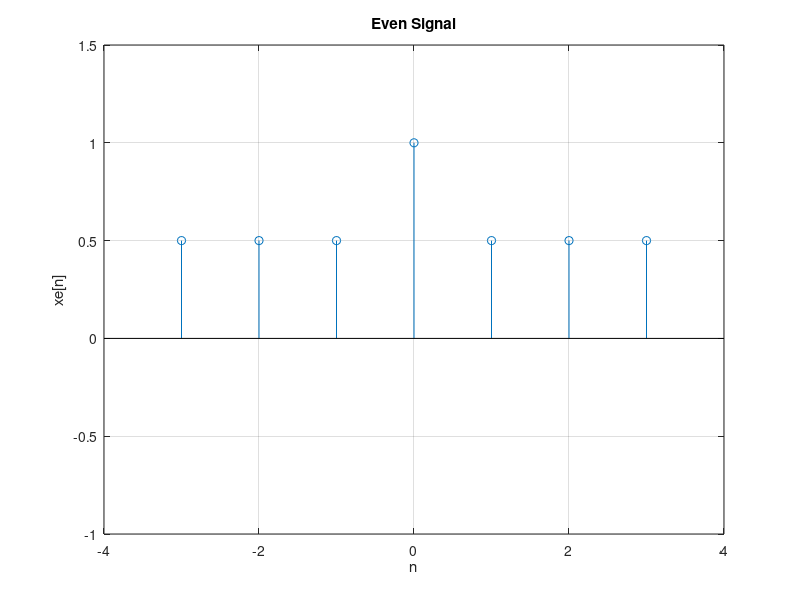

Here is the MATLAB script that generated this plot:
clc;
n=-3:3;
xn=[0 0 0 1 1 1 1];
xN=fliplr(xn);
disp(xN);

xe=(xn+xN)/2;
stem(n,xe);
axis([-4 4 -1 1.5]);
grid;
xlabel('n');
ylabel('xe[n]');
title('Even Signal');
